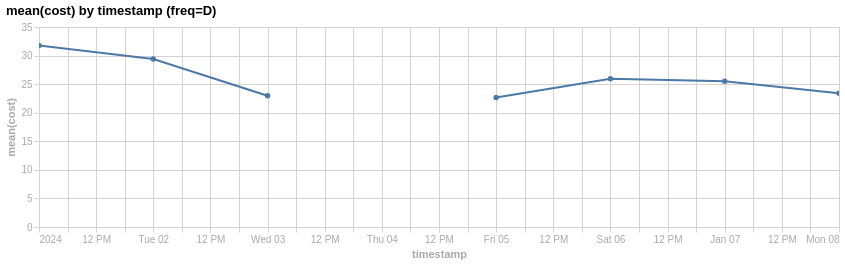

Notebook cell for this chart:
### Code cell
eda.plot_aggy(df_ts, "timestamp", "cost", agg="mean", freq="D", mark="line")

### Figure 1 — Vega-Lite specification as saved in the notebook (floating-point values rounded to 4 significant figures)
{"config": {"axis": {"grid": true, "gridColor": "#d3d3d3", "tickColor": "#d3d3d3", "domainColor": "#d3d3d3", "labelColor": "#a9a9a9", "titleColor": "#a9a9a9"}, "legend": {"orient": "top", "titleAnchor": "start", "columns": 0, "titleColor": "#a9a9a9", "labelColor": "#a9a9a9"}, "title": {"align": "left", "anchor": "start"}}, "data": {"name": "data-b403284c500df542b35f1e47f07a4397"}, "mark": {"type": "line", "point": true}, "encoding": {"tooltip": [{"field": "timestamp", "type": "temporal"}, {"field": "agg_value", "type": "quantitative"}], "x": {"field": "timestamp", "title": "timestamp", "type": "temporal"}, "y": {"field": "agg_value", "title": "mean(cost)", "type": "quantitative"}}, "height": 200, "params": [{"name": "param_1e9efca18e7a2868", "select": {"type": "interval", "encodings": ["x", "y"]}, "bind": "scales"}], "title": "mean(cost) by timestamp (freq=D)", "width": 800, "$schema": "https://vega.github.io/schema/vega-lite/v6.4.1.json", "datasets": {"data-b403284c500df542b35f1e47f07a4397": [{"timestamp": "2024-01-01T00:00:00", "agg_value": 31.75}, {"timestamp": "2024-01-02T00:00:00", "agg_value": 29.4}, {"timestamp": "2024-01-03T00:00:00", "agg_value": 22.96}, {"timestamp": "2024-01-04T00:00:00", "agg_value": null}, {"timestamp": "2024-01-05T00:00:00", "agg_value": 22.68}, {"timestamp": "2024-01-06T00:00:00", "agg_value": 25.93}, {"timestamp": "2024-01-07T00:00:00", "agg_value": 25.5}, {"timestamp": "2024-01-08T00:00:00", "agg_value": 23.4}]}}
